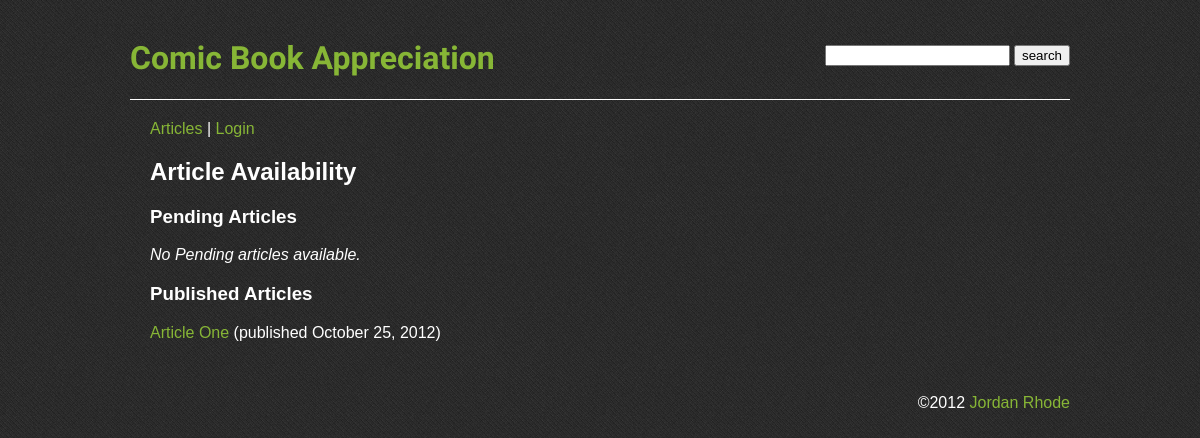
Screenshot of /pending.php with the database file from the repository.
### tables this page shows
CREATE TABLE IF NOT EXISTS `cms_articles` (
  `article_id` int(11) NOT NULL AUTO_INCREMENT,
  `author_id` int(11) NOT NULL DEFAULT '0',
  `is_published` tinyint(1) NOT NULL DEFAULT '0',
  `date_submitted` datetime NOT NULL DEFAULT '0000-00-00 00:00:00',
  `date_published` datetime NOT NULL DEFAULT '0000-00-00 00:00:00',
  `title` varchar(255) NOT NULL DEFAULT '',
  `body` mediumtext NOT NULL,
  PRIMARY KEY (`article_id`),
  KEY `IdxArticle` (`author_id`,`date_submitted`),
  FULLTEXT KEY `IdxText` (`title`,`body`)
);

### pending.php (the view, shortened to what this page needs)
<?php
	require_once "conn.php";
	require_once "header.php";
	$a_artTypes = array (
		"Pending" => "submitted",
		"Published" => "published"
		);
	echo "<h2>Article Availability</h2>\n";
	$i = -1;
	foreach($a_artTypes as $k => $v)
	{
		$i++;
		echo "<h3>" . $k . " Articles</h3>\n";
		echo "<p>\n";
		echo "<div class=\"scroller\">\n";
		$sql = "SELECT article_id, title, date_" . $v .
		" FROM cms_articles " .
		"WHERE is_published=" . $i .
		" ORDER BY title";
		$result = mysql_query($sql,$conn)
			or die("Couldn't get list of pending articles: " . mysql_error());
		if(mysql_num_rows($result) == 0)
		{
			echo " <em> No " . $k . " articles available.</em>";
		}
		else
		{
			while($row = mysql_fetch_array($result))
			{
				echo " <a href='reviewarticle.php?article=" .
				$row["article_id"] . "'>" .
				htmlspecialchars($row["title"]) .
				"</a> ($v " . date("F j, Y", strtotime($row["date_".$v])) .
					")<br/>\n";
			}
		}
		echo " </div>\n";
		echo " </p>\n";
	}
	require_once "footer.php";
?>

### assets/css/styles.css (style rules this page uses)
a:link { color:#87b636; text-decoration: none; }
body { background-image: url("../img/navy_blue.png"); font-family: "Trebuchet MS", Helvetica, sans-serif; color: white; }

### rows the page displays
cms_articles: title "Article One", v "published", date_published "October 25, 2012"

### other values shown
$k "Pending"
$k "Published"
